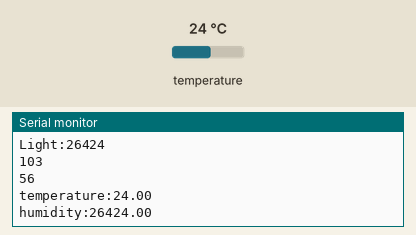
Simulated run of this sketch. Board: Arduino Uno, built with avr-gcc and run on an emulated ATmega328P. Shown: the last lines printed to the serial monitor. Wiring (inferred from the names in the program): HTU21/Si7021 sensor at I2C address 0x40. The test bench sets the inputs (shaded band); at power-on: temperature 24 °C.

Above: at 1.2 s.
1.3 s: temperature set to 12 °C
At 2.6 s:
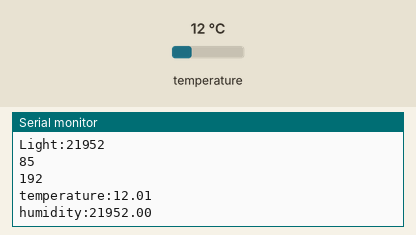
2.8 s: temperature set to 19 °C
At 4.7 s:
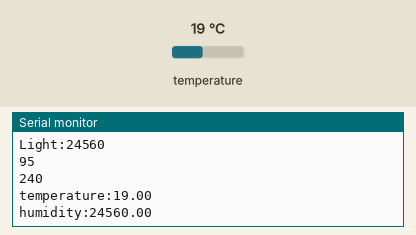
Timing chart, 0 to 6.2 s (numbered marks = the images above; inputs shaded):
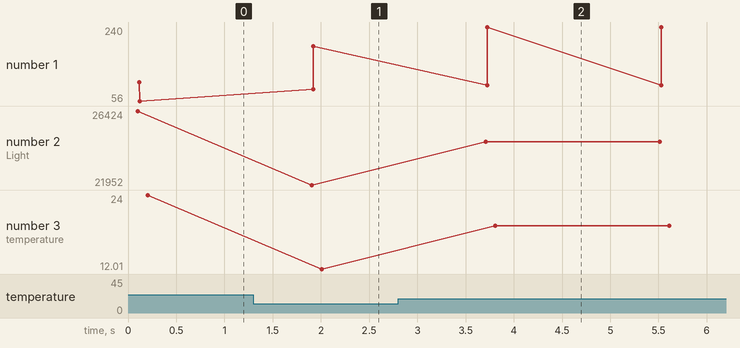

The sketch:

TEST.ino
```cpp
#include <Wire.h>

#define sht21address B1000000
#define sht21temp  B1001000
#define sht21light B0100011
#define sht21humid B0100111

float readSHT21Temp() {
  Wire.beginTransmission(sht21address);
  Wire.write(sht21temp);
  Wire.endTransmission();
  delay(100);
  Wire.requestFrom(sht21address, 3);

  byte msb = Wire.read();
  byte lsb = Wire.read();
  int t = (msb << 8) + lsb;
  int crc = Wire.read();

  float temperature = -46.85 + 175.72 * t / 65536.0;
  Serial.print("temperature:");
  Serial.println(temperature);
  return temperature;}

float readSHT21Light() {
  Wire.beginTransmission(sht21address);
  Wire.write(sht21light);
  Wire.endTransmission();
  delay(100);
  Wire.requestFrom(sht21address, 3);

  byte msb = Wire.read();
  byte lsb = Wire.read();
  int l = (msb << 8) + lsb;
  int crc = Wire.read();

  float light = l/1.2;    //the expression from the Datasheet
  Serial.print("Light:");
  Serial.println(l);
  Serial.println(msb);
  Serial.println(lsb);
  return light;}


float readSHT21Humidity() {
  Wire.beginTransmission(sht21address);
  Wire.write(sht21humid);
  Wire.endTransmission();
  delay(100);
  Wire.requestFrom(sht21address, 3);

  byte msb = Wire.read();
  byte lsb = Wire.read();
  int h = (msb << 8) + lsb;
  int crc = Wire.read();

  float humidity =  h;
  Serial.print("humidity:");
  Serial.println(humidity);
  return humidity;}

void setup() {
  Serial.begin(9600);
  while(!Serial);
  Serial.println("---- I2C tutorial ----");
  Wire.begin();}

void loop(){
  float light = readSHT21Light();
  float temp = readSHT21Temp();
  float hum = readSHT21Humidity();
  delay(1500);}
```

Measured:
- after the input at 1.3 s, the serial monitor: prints a new line after 0.61 s (image 1)
- after the input at 2.8 s, the serial monitor: prints a new line after 0.91 s (image 2)
- plotted number 1: 56 → 192 after the input at 1.3 s, 192 → 240 after the input at 2.8 s
- plotted number 2: 26424 → 21952 after the input at 1.3 s, 21952 → 24560 after the input at 2.8 s
- plotted number 3: 24 → 12.01 after the input at 1.3 s, 12.01 → 19 after the input at 2.8 s
